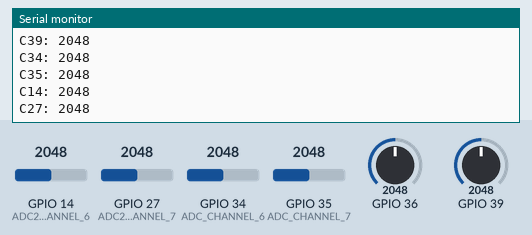
Recording of a sketch running on a simulated ESP32. Shown: the last lines printed to the serial monitor. The inputs (shaded band) are chosen by the test bench; at power-on: GPIO 14 (ADC2_CHANNEL_6) = 2048, GPIO 27 (ADC2_CHANNEL_7) = 2048, GPIO 34 (ADC_CHANNEL_6) = 2048, GPIO 35 (ADC_CHANNEL_7) = 2048, GPIO 36 = 2048, GPIO 39 = 2048.

Above: at 1.4 s.
1.5 s: GPIO 14 (ADC2_CHANNEL_6) set to 2866
At 2.3 s:
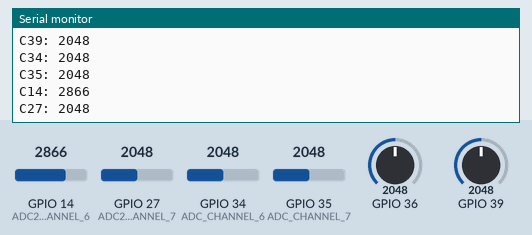
3.0 s: GPIO 27 (ADC2_CHANNEL_7) set to 2866
At 3.5 s:
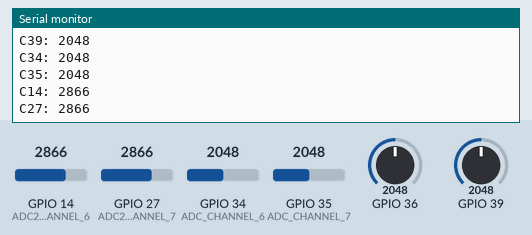
4.5 s: GPIO 34 (ADC_CHANNEL_6) set to 2866
6.0 s: GPIO 35 (ADC_CHANNEL_7) set to 2866
At 6.5 s:
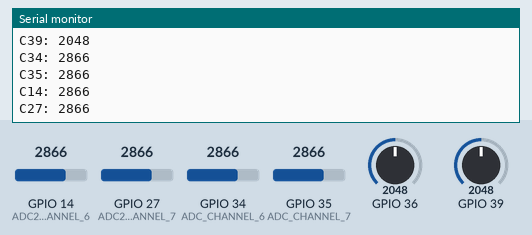
7.5 s: GPIO 36 set to 2866
9.0 s: GPIO 39 set to 2866
Timing chart, 0 to 11.5 s (numbered marks = the images above; inputs shaded):
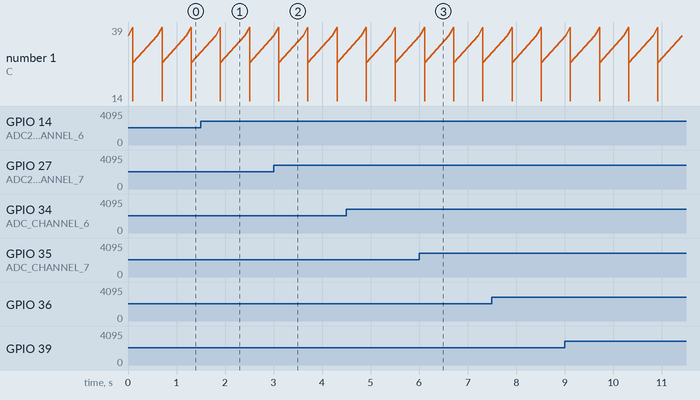

Measured:
- after the input at 1.5 s, the serial monitor: prints a new line after 0.40 s (image 1)
- after the input at 3.0 s, the serial monitor: prints a new line after 0.11 s (image 2)
- after the input at 6.0 s, the serial monitor: prints a new line after 0.11 s (image 3)

The sketch:

ADTEST.ino
```cpp
/*
 * Teste AFSmart ESP32_EthLora V1.0
  LoRa Duplex communication

  Sends a message every half second, and polls continually
  for new incoming messages. Implements a one-byte addressing scheme,
  with 0xFF as the broadcast address.

  Uses readString() from Stream class to read payload. The Stream class'
  timeout may affect other functuons, like the radio's callback. For an

  created 28 April 2017
  by Tom Igoe
*/
/*#include <SPI.h>              // include libraries
#include "LoRa.h"
//#include <SD.h>
//#include <mySD.h>
#include <Wire.h>
#include <Adafruit_GFX.h>
#include <Adafruit_SH1106.h>
//#define OLED_SDA 21
//#define OLED_SCL 22


Adafruit_SH1106 display(21, 22);
//Adafruit_SH1106 display(22, 21);*/

#include <driver/adc.h>

//SE Módulo com ARDUINO PRO-MINI
//const int csPin = 10;          // LoRa radio chip select
//const int resetPin = 9;       // LoRa radio reset
//const int irqPin = 2;         // change for your board; must be a hardware interrupt pin
/*
//SE Módulo com  ESP32
#define chipSelect 25
const int csPin = 5;          // LoRa radio chip select
const int resetPin = 16;       // LoRa radio reset
const int irqPin = 17;         // change for your board; must be a hardware interrupt pin*/


String outgoing;              // outgoing message

byte msgCount = 0;            // count of outgoing messages
byte localAddress = 0xBB;     // address of this device
byte destination = 0xFF;      // destination to send to
long lastSendTime = 0;        // last send time
int interval = 2000;          // interval between sends
//Analog Input
//#define ANALOG_PIN_14 14

#define    ADC_CHANNEL_0    36     /*!< ADC channel */
#define    ADC_CHANNEL_3    39     /*!< ADC channel */
#define    ADC_CHANNEL_6    34     /*!< ADC channel */
#define    ADC_CHANNEL_7    35     /*!< ADC channel */
#define    ADC2_CHANNEL_6   14     /*!< ADC2 channel 6 is GPIO14 */
#define    ADC2_CHANNEL_7   27     /*!< ADC2 channel 7 is GPIO27 */ // liguei errado na pcb sera ajustado para futuras versões


int analog_ADC_CHANNEL_0 = 0;
int analog_ADC_CHANNEL_3 = 0;
int analog_ADC_CHANNEL_6 = 0;
int analog_ADC_CHANNEL_7 = 0;
int analog_ADC2_CHANNEL_6 = 0;
int analog_ADC2_CHANNEL_7 = 0;

void setup() {

  Serial.begin(115200);                   // initialize serial
  while (!Serial);

 /* display.begin(SH1106_SWITCHCAPVCC, 0x3C);
  display.clearDisplay();*/

/*
  display.setTextSize(1);
  display.setTextColor(WHITE);
  display.setCursor(0,0);
  display.println("PIA - IOT SOLUTION R0.0");
  display.setTextSize(1);
  display.setCursor(0,30);
  display.println("AFELETRONICA");
  display.display();
  delay(2000);
  display.clearDisplay();*/

  Serial.println("PIA - IOT SOLUTION R0.0");


}

void loop() {

  adc1_config_width(ADC_WIDTH_BIT_12);
  adc1_config_channel_atten(ADC1_CHANNEL_0,ADC_ATTEN_DB_11);
  analog_ADC_CHANNEL_0 = adc1_get_raw(ADC1_CHANNEL_0);

  adc1_config_channel_atten(ADC1_CHANNEL_3,ADC_ATTEN_DB_11);
  analog_ADC_CHANNEL_3 = adc1_get_raw(ADC1_CHANNEL_3);

  //analog_ADC_CHANNEL_0  =  analogRead(ADC_CHANNEL_0);
  //analog_ADC_CHANNEL_3  =  analogRead(ADC_CHANNEL_3);
  analog_ADC_CHANNEL_6  =  analogRead(ADC_CHANNEL_6);
  analog_ADC_CHANNEL_7  =  analogRead(ADC_CHANNEL_7);
  analog_ADC2_CHANNEL_6 =  analogRead(ADC2_CHANNEL_6); // ok funcionando
  analog_ADC2_CHANNEL_7 =  analogRead(ADC2_CHANNEL_7);

  Serial.println("C36: " + String(analog_ADC_CHANNEL_0));
  delay(100);
  Serial.println("C39: " + String(analog_ADC_CHANNEL_3));
  Serial.println("C34: " + String(analog_ADC_CHANNEL_6));
  Serial.println("C35: " + String(analog_ADC_CHANNEL_7));
  Serial.println("C14: " + String(analog_ADC2_CHANNEL_6)); // ok funcionando
  Serial.println("C27: " + String(analog_ADC2_CHANNEL_7));

  delay(500);
  //display.setTextSize(1);
 /* display.setCursor(0,35);
  display.setTextSize(4);
  display.clearDisplay();
  display.println(analog_ADC_CHANNEL_0);
  display.display();*/

}
```
